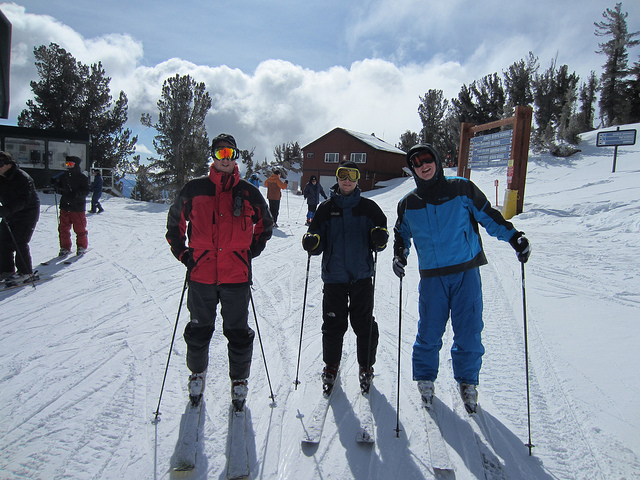
#> input picture COCO_train2014_000000001580.jpg, 640 x 480 px
$ python test.py COCO_train2014_000000001580.jpg
#> lines starting #> are read from the running program, lines starting #| are printed output that depends on the picture
import cv2
import  sys
if __name__=='__main__':
    if len(sys.argv)>1:
        img=cv2.imread(sys.argv[1],cv2.IMREAD_GRAYSCALE)
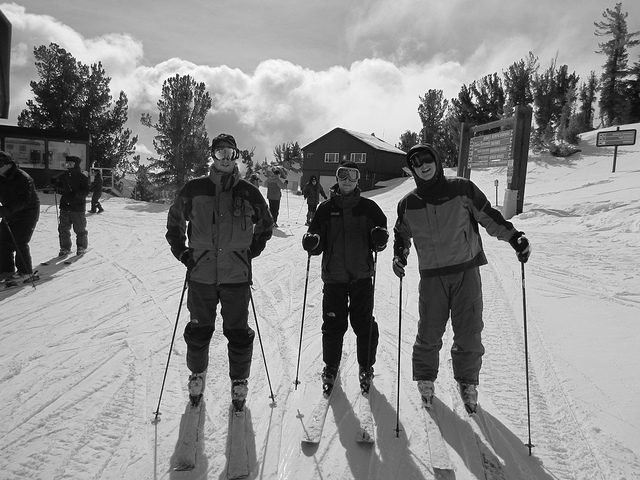
#> img: shape (480, 640); min 0, max 255, mean 142.3
        print(img)
#> (printed output is left out)
        # [9 lines of commented-out code are left out]
    else:
        print('can not open the image')
